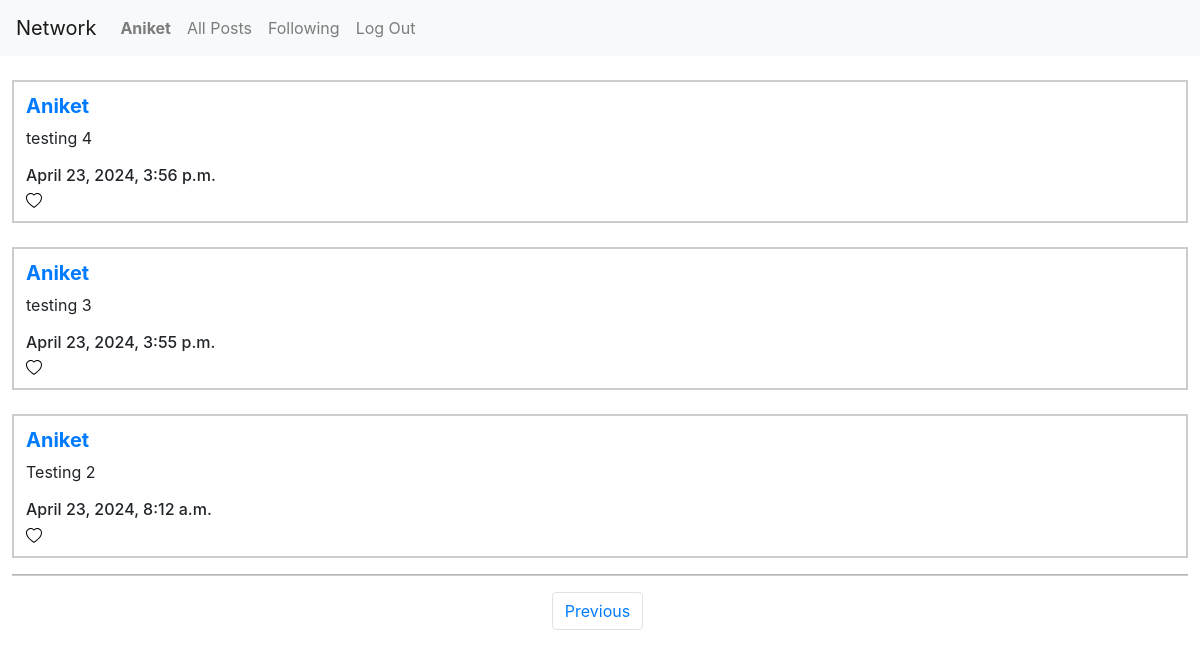
Page /following_post/1?page=2 (signed in) on the committed database.
### network/models.py (models this page shows, shortened)
class User(AbstractUser):
    profile_picture = models.CharField(max_length=10000, null=True)
    profile_name = models.CharField(max_length=50, null=True)

class Post(models.Model):
    user =  models.ForeignKey(User, on_delete=models.CASCADE, related_name="author")
    thought = models.CharField(max_length=10000)
    timestamp = models.DateTimeField(auto_now_add=True)
    likes = models.IntegerField(default=0)

### network/views.py (the view)
# urls.py: path("following_post/<int:user_id>",views.following_post,name="following_post"),
def following_post(request, user_id):
    current_user = User.objects.get(pk=user_id)
    following_people = Follow.objects.filter(user=current_user)
    all_posts = Post.objects.all().order_by("id").reverse()
    following_people_post = []
    for i in all_posts:
        for person in following_people:
            if person.user_following == i.user:
                following_people_post.append(i)
    paginator = Paginator(following_people_post, 10)
    page_number = request.GET.get('page')
    posts_of_the_page = paginator.get_page(page_number)
    all_likes = Like.objects.all()
    who_you_liked = []
    try:
        for i in all_likes:
            if i.user.id == request.user.id:
                who_you_liked.append(i.post.id)
    except:
        who_you_liked = []
    return render(request, "network/following_post.html", {
        "posts_of_the_page_placeholder": posts_of_the_page,
        "likes_placeholder": who_you_liked
    })

### network/templates/network/following_post.html (shortened to what this page needs)
{% extends "network/layout.html" %}
{% block body %}
    {% if user.is_authenticated %}
        {% for i in posts_of_the_page_placeholder %}
        <br>
            <div class="all_post">
                <h5><strong><a href="{% url 'profile' user_id=i.user.id %}">{{ i.user }}</a></strong></h5>
                <p>{{ i.thought }}</p>
                <h6 class="timestamp">{{ i.timestamp }}</h6>
                <div class="likes_count_container">
                    <button class="opaque-button" id="like_handler{{i.id}}" type="button" onclick="like_handler({{ i.id }})">
                    </button>
                </div>
            </div>
        {% endfor %}
        <hr>
        <nav aria-label="Page navigation example">
            <ul class="pagination d-flex justify-content-center">
                {% if posts_of_the_page_placeholder.has_previous %}
                    <li class="page-item" style="margin-right: 5px"><a class="page-link" href="?page={{ posts_of_the_page_placeholder.previous_page_number }}">Previous</a></li>
                {% endif %}
            </ul>
        </nav>
    {% endif %}
{% endblock %}

### network/templates/network/layout.html (shortened to what this page needs)
{% load static %}
<!DOCTYPE html>
<html lang="en">
    <head>
        <link rel="stylesheet" href="https://stackpath.bootstrapcdn.com/bootstrap/4.4.1/css/bootstrap.min.css">
        <link href="{% static 'network/styles.css' %}" rel="stylesheet">
    </head>
    <body>
        <nav class="navbar navbar-expand-lg navbar-light bg-light">
            <a class="navbar-brand" href="#">Network</a>
            <div>
              <ul class="navbar-nav mr-auto">
                {% if user.is_authenticated %}
                    <li class="nav-item">
                        <a class="nav-link" href="{% url 'profile' user_id=user.id %}"><strong>{{ user.username }}</strong></a>
                    </li>
                {% endif %}
                <li class="nav-item">
                  <a class="nav-link" href="{% url 'index' %}">All Posts</a>
                </li>
                {% if user.is_authenticated %}
                    <li class="nav-item">
                        <a class="nav-link" href="{% url 'following_post' user_id=user.id %}">Following</a>
                    </li>
                    <li class="nav-item">
                        <a class="nav-link" href="{% url 'logout' %}">Log Out</a>
                    </li>
                {% endif %}
              </ul>
            </div>
          </nav>
        <div class="body">
            {% block body %}
            {% endblock %}
        </div>
    </body>
</html>

### network/static/network/styles.css (style rules this page uses)
.all_post { width: 98%; border: 2px solid #ccc; margin: 0 auto; padding: 12px; }
hr { background-color: #ccc; width: 98%; height: 1px; }
.opaque-button { background-color: white; border: none; cursor: pointer; padding: 0%; display: flex; }
.likes_count_container { display: flex; align-items: center; gap: 10px; margin: 0%; }

### rows in the picture
User: username "Aniket"
Post: user "Aniket", thought "testing 4", timestamp "April 23, 2024, 3:56 p.m."
Post: user "Aniket", thought "testing 3", timestamp "April 23, 2024, 3:55 p.m."
Post: user "Aniket", thought "Testing 2", timestamp "April 23, 2024, 8:12 a.m."
